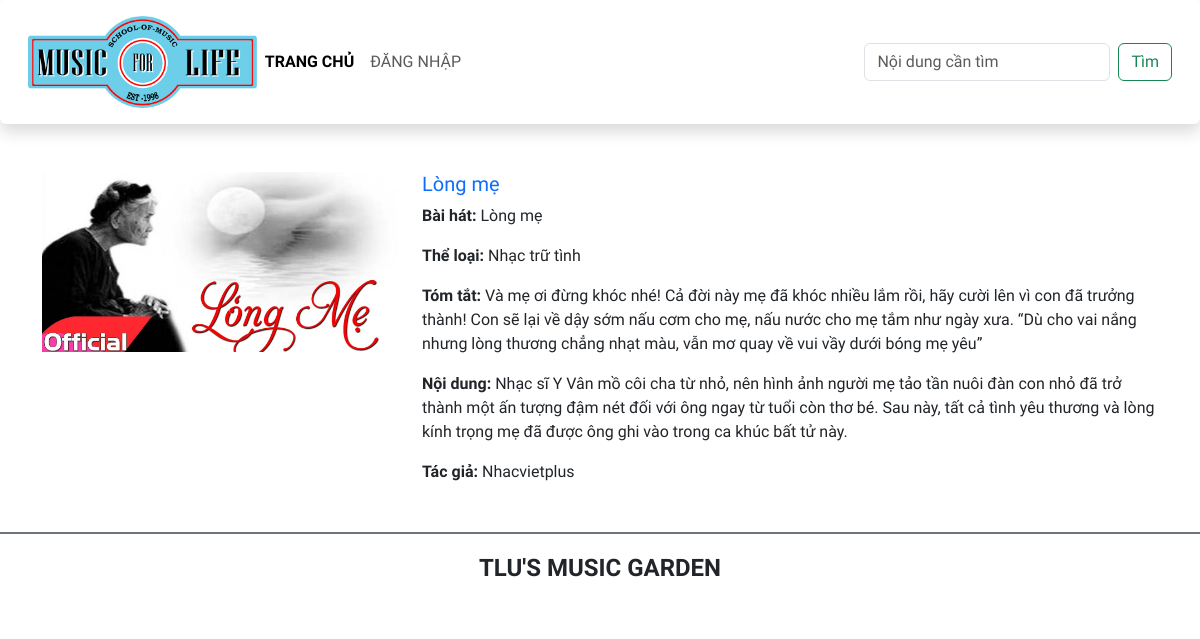
Page /detail.php?tieude=Lòng mẹ on the committed database.
### tables this page shows
CREATE TABLE `baiviet` (
  `ma_bviet` int(10) UNSIGNED NOT NULL,
  `tieude` varchar(200) NOT NULL,
  `ten_bhat` varchar(100) NOT NULL,
  `ma_tloai` int(10) UNSIGNED NOT NULL,
  `tomtat` text NOT NULL,
  `noidung` text DEFAULT NULL,
  `ma_tgia` int(10) UNSIGNED NOT NULL,
  `ngayviet` datetime NOT NULL DEFAULT current_timestamp(),
  `hinhanh` varchar(200) DEFAULT NULL
);

CREATE TABLE `theloai` (
  `ma_tloai` int(10) UNSIGNED NOT NULL,
  `ten_tloai` varchar(50) NOT NULL
);

CREATE TABLE `tacgia` (
  `ma_tgia` int(10) UNSIGNED NOT NULL,
  `ten_tgia` varchar(100) NOT NULL,
  `hinh_tgia` varchar(100) NOT NULL
);

### detail.php (the view, shortened to what this page needs)
<?php
$tieude = $_GET['tieude'];
?>
<!DOCTYPE html>
<html lang="en">
<head>
    <link href="https://cdn.jsdelivr.net/npm/bootstrap@5.3.0-alpha1/dist/css/bootstrap.min.css" rel="stylesheet">
    <link rel="stylesheet" href="css/style.css">
</head>
<body>
    <header>
        <nav class="navbar navbar-expand-lg bg-body-tertiary shadow p-3 bg-white rounded">
            <div class="container-fluid">
                <div class="my-logo">
                    <a class="navbar-brand" href="#">
                        <img src="images/logo2.png" alt="" class="img-fluid">
                    </a>
                </div>
                <div class="collapse navbar-collapse" id="navbarSupportedContent">
                <ul class="navbar-nav me-auto mb-2 mb-lg-0">
                    <li class="nav-item">
                    <a class="nav-link active" aria-current="page" href="./">Trang chủ</a>
                    </li>
                    <li class="nav-item">
                    <a class="nav-link" href="./login.php">Đăng nhập</a>
                    </li>
                </ul>
                <form class="d-flex" role="search">
                    <input class="form-control me-2" type="search" placeholder="Nội dung cần tìm" aria-label="Search">
                    <button class="btn btn-outline-success" type="submit">Tìm</button>
                </form>
                </div>
            </div>
        </nav>
    </header>
    <main class="container mt-5">
        <?php
          $conn = mysqli_connect('localhost','root','','btth01_cse485');
          $sql = "SELECT * FROM baiviet
          INNER JOIN tacgia
          ON tacgia.ma_tgia = baiviet.ma_tgia
          INNER JOIN theloai
          ON baiviet.ma_tloai = theloai.ma_tloai
          where tieude = '$tieude' ";
          $result = mysqli_query($conn, $sql);
          $row = mysqli_fetch_assoc($result) ;
          ?>
                     <div class="row mb-5">
                    <div class="col-sm-4">
                    <img src="<?php echo $row['hinhanh'];?>" class="card-img-top" alt="...">
                    </div>
                    <div class="col-sm-8">
                        <h5 class="card-title mb-2">
                            <a href="" class="text-decoration-none"><?php echo $row['tieude'];?></a>
                        </h5>
                        <p class="card-text"><span class=" fw-bold">Bài hát: </span><?php echo $row['ten_bhat'];?></p>
                        <p class="card-text"><span class=" fw-bold">Thể loại: </span><?php echo $row['ten_tloai'];?></p>
                        <p class="card-text"><span class=" fw-bold">Tóm tắt: </span><?php echo $row['tomtat'];?></p>
                        <p class="card-text"><span class=" fw-bold">Nội dung: </span><?php echo $row['noidung'];?></p>
                        <p class="card-text"><span class=" fw-bold">Tác giả: </span><?php echo $row['ten_tgia'];?> </p>
                    </div>
                </div>
    </main>
    <footer class="bg-white d-flex justify-content-center align-items-center border-top border-secondary  border-2" style="height:80px">
        <h4 class="text-center text-uppercase fw-bold">TLU's music garden</h4>
    </footer>
</body>
</html>

### css/style.css (style rules this page uses)
body { font-family: 'Numans', sans-serif !important; }
.bg-body-tertiary { background-color:#fff !important; }
.my-logo { max-width: 20%; }
.nav-link { text-transform: uppercase; }
.active { font-weight: bold; }
.card-img-top { width: 100%; height: 15vw; object-fit: cover; }

### rows in the picture
baiviet: hinhanh (picture), tieude "Lòng mẹ", ten_bhat "Lòng mẹ", theloai.ten_tloai "Nhạc trữ tình", tomtat "Và mẹ ơi đừng khóc nhé! Cả đời này mẹ đã khóc nhiều lắm rồi, hãy cười lên vì con đã trưởng thành! Con sẽ lại về dậy sớm nấu cơm cho mẹ, nấu nước cho mẹ tắm như ngày xưa. “Dù cho vai nắng nhưng lòng thương chẳng nhạt màu, vẫn mơ quay về vui vầy dưới bóng mẹ yêu”", noidung "Nhạc sĩ Y Vân mồ côi cha từ nhỏ, nên hình ảnh người mẹ tảo tần nuôi đàn con nhỏ đã trở thành một ấn tượng đậm nét đối với ông ngay từ tuổi còn thơ bé. Sau này, tất cả tình yêu thương và lòng kính trọng mẹ đã được ông ghi vào trong ca khúc bất tử này.", ma_tgia.ten_tgia "Nhacvietplus"
